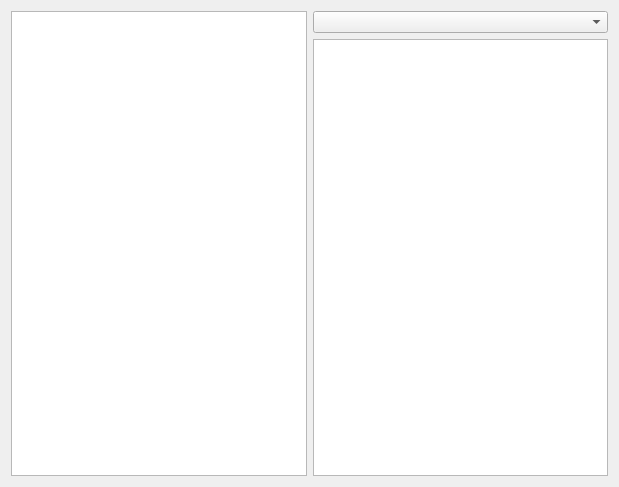
<?xml version="1.0" encoding="UTF-8"?>
<ui version="4.0">
 <class>TableModelWidget</class>
 <widget class="QWidget" name="TableModelWidget">
  <property name="geometry">
   <rect>
    <x>0</x>
    <y>0</y>
    <width>619</width>
    <height>487</height>
   </rect>
  </property>
  <property name="windowTitle">
   <string>Form</string>
  </property>
  <layout class="QHBoxLayout" name="horizontalLayout">
   <item>
    <widget class="QListView" name="listView"/>
   </item>
   <item>
    <layout class="QVBoxLayout" name="verticalLayout">
     <item>
      <widget class="QComboBox" name="cbStandard"/>
     </item>
     <item>
      <widget class="QTextBrowser" name="textBrowser"/>
     </item>
    </layout>
   </item>
  </layout>
 </widget>
 <resources/>
 <connections/>
</ui>
